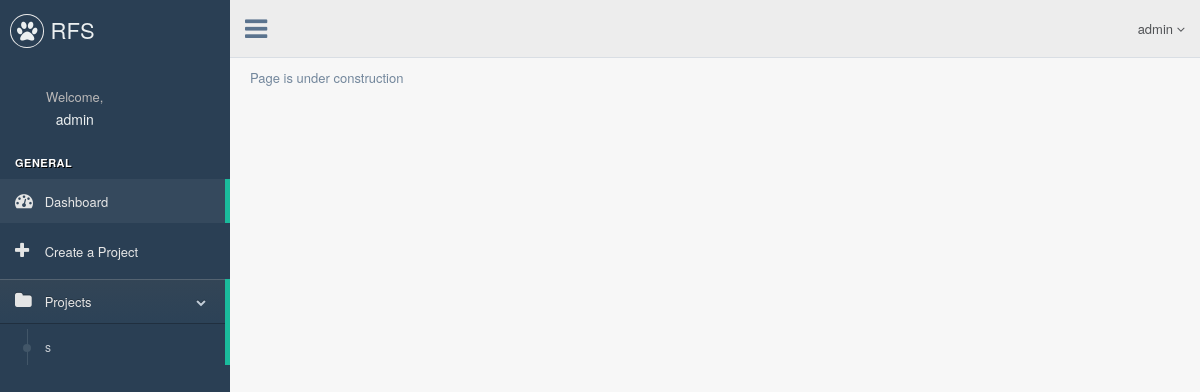
Page /rfs/dashboard/ (signed in) on the earlier database version.
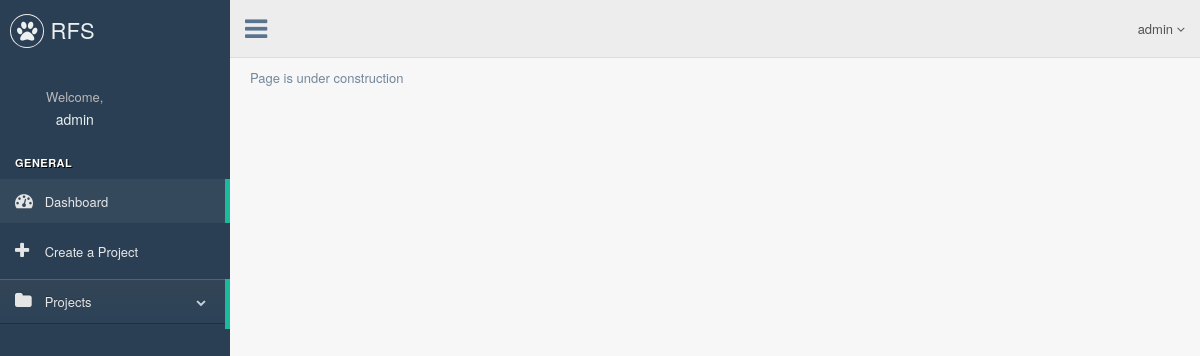
Same page on the later database version.
### rfs/models.py (models this page shows, shortened)
class Project(models.Model):
    project_name=models.CharField(max_length=50,unique=True)
    description=models.TextField(blank=True)

### rfs/views.py (the view)
def index_view(request):
    if not request.user.is_authenticated():
        return HttpResponseRedirect(reverse('rfs:login'))
    else:
        context={'all_projects':Project.objects.all()}
        template_name='rfs/base.html'
        return render(request,template_name,context)

### rfs/templates/rfs/base.html (shortened to what this page needs)
<!DOCTYPE html>
<html lang="en">
<head>
    {% load staticfiles %}
    <link href="{% static 'rfs/vendors/bootstrap/dist/css/bootstrap.min.css' %}" rel="stylesheet">
    <link href="{% static 'rfs/vendors/font-awesome/css/font-awesome.min.css' %}" rel="stylesheet">
    <link href="{% static 'rfs/build/css/custom.min.css' %}" rel="stylesheet">
</head>
<body class="nav-md">
    <div class="container body">
      <div class="main_container">
        <div class="col-md-3 left_col">
          <div class="left_col scroll-view">
            <div class="navbar nav_title" style="border: 0;">
              <a href="{% url 'rfs:index' %}" class="site_title"><i class="fa fa-paw"></i> <span>RFS</span></a>
            </div>
            <div class="profile clearfix">
              <div class="profile_info">
                  <div style="text-align: center;">
                <span>Welcome,</span>
                      <h2>{{ user }}</h2>
                  </div>
              </div>
            </div>
            <br />
            <div id="sidebar-menu" class="main_menu_side hidden-print main_menu">
              <div class="menu_section">
                <h3>General</h3>
                  <ul class="nav side-menu">
                  <li><a href="{% url 'rfs:index' %}"><i class="fa fa-dashboard"></i> Dashboard</a>
                  </li>
                  <li><a href="{% url 'rfs:project-create' %}"><i class="fa fa-plus"></i> Create a Project</a>
                  </li>
                      <li class="active"><a><i class="fa fa-folder"></i> Projects <span class="fa fa-chevron-down"></span></a>
                    <ul class="nav child_menu" style="display:block;">
                    {% if all_projects %}
                        {% for project in all_projects %}
                            <li><a href="{% url 'rfs:project' project.id %}">{{ project.project_name }}</a>
                            </li>
                        {% endfor %}
                    {% endif %}
                    </ul>
                  </li>
                  </ul>
              </div>
            </div>
          </div>
        </div>
        <div class="top_nav">
          <div class="nav_menu">
            <nav>
              <div class="nav toggle">
                <a id="menu_toggle"><i class="fa fa-bars"></i></a>
              </div>
              <ul class="nav navbar-nav navbar-right">
                <li class="">
                  <a href="javascript:;" class="user-profile dropdown-toggle" data-toggle="dropdown" aria-expanded="false">
                    {{ user  }}
                    <span class=" fa fa-angle-down"></span>
                  </a>
                </li>
              </ul>
            </nav>
          </div>
        </div>
      <div class="right_col" role="main">
        {% block body %}
            {% include 'rfs/index.html' %}
        {% endblock %}
      </div>
    </div>
    </div>
 </body>
</html>

### rfs/templates/rfs/index.html
{% block body %}
     Page is under construction
{% endblock %}

Differences in the rows shown:
removed Project: project_name "s"
